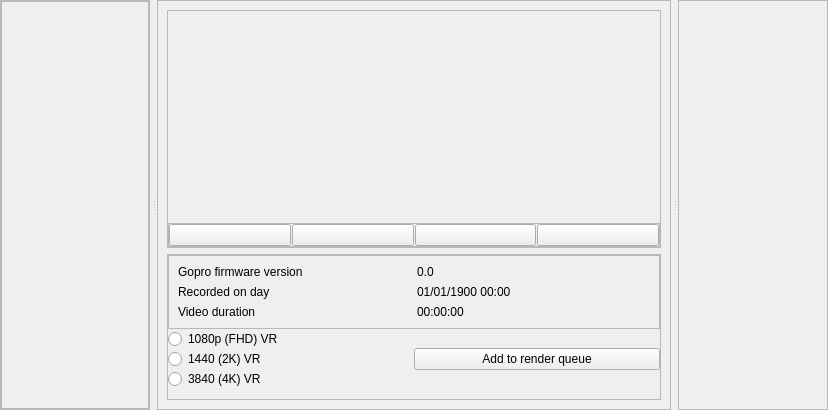
<?xml version="1.0" encoding="UTF-8"?>
<ui version="4.0">
 <class>EditorPane</class>
 <widget class="QWidget" name="EditorPane">
  <property name="geometry">
   <rect>
    <x>0</x>
    <y>0</y>
    <width>828</width>
    <height>410</height>
   </rect>
  </property>
  <property name="windowTitle">
   <string>Form</string>
  </property>
  <layout class="QVBoxLayout" name="verticalLayout_4">
   <property name="spacing">
    <number>0</number>
   </property>
   <property name="leftMargin">
    <number>0</number>
   </property>
   <property name="topMargin">
    <number>0</number>
   </property>
   <property name="rightMargin">
    <number>0</number>
   </property>
   <property name="bottomMargin">
    <number>0</number>
   </property>
   <item>
    <widget class="QSplitter" name="splitter">
     <property name="orientation">
      <enum>Qt::Horizontal</enum>
     </property>
     <property name="handleWidth">
      <number>7</number>
     </property>
     <property name="childrenCollapsible">
      <bool>false</bool>
     </property>
     <widget class="QFrame" name="videos_frame">
      <property name="minimumSize">
       <size>
        <width>150</width>
        <height>0</height>
       </size>
      </property>
      <property name="frameShape">
       <enum>QFrame::StyledPanel</enum>
      </property>
      <property name="frameShadow">
       <enum>QFrame::Raised</enum>
      </property>
      <layout class="QVBoxLayout" name="verticalLayout">
       <property name="spacing">
        <number>0</number>
       </property>
       <property name="leftMargin">
        <number>0</number>
       </property>
       <property name="topMargin">
        <number>0</number>
       </property>
       <property name="rightMargin">
        <number>0</number>
       </property>
       <property name="bottomMargin">
        <number>0</number>
       </property>
       <item>
        <widget class="QScrollArea" name="scrollArea">
         <property name="sizeAdjustPolicy">
          <enum>QAbstractScrollArea::AdjustToContentsOnFirstShow</enum>
         </property>
         <property name="widgetResizable">
          <bool>true</bool>
         </property>
         <widget class="QWidget" name="scrollAreaWidgetContents">
          <property name="geometry">
           <rect>
            <x>0</x>
            <y>0</y>
            <width>146</width>
            <height>406</height>
           </rect>
          </property>
          <layout class="QVBoxLayout" name="verticalLayout_6">
           <property name="spacing">
            <number>0</number>
           </property>
           <property name="leftMargin">
            <number>0</number>
           </property>
           <property name="topMargin">
            <number>0</number>
           </property>
           <property name="rightMargin">
            <number>0</number>
           </property>
           <property name="bottomMargin">
            <number>0</number>
           </property>
           <item>
            <layout class="QGridLayout" name="videos_layout">
             <property name="sizeConstraint">
              <enum>QLayout::SetMaximumSize</enum>
             </property>
             <property name="spacing">
              <number>0</number>
             </property>
            </layout>
           </item>
          </layout>
         </widget>
        </widget>
       </item>
      </layout>
     </widget>
     <widget class="QFrame" name="player_frame">
      <property name="minimumSize">
       <size>
        <width>150</width>
        <height>0</height>
       </size>
      </property>
      <property name="frameShape">
       <enum>QFrame::StyledPanel</enum>
      </property>
      <property name="frameShadow">
       <enum>QFrame::Raised</enum>
      </property>
      <layout class="QVBoxLayout" name="verticalLayout_2">
       <item>
        <widget class="QFrame" name="frame">
         <property name="frameShape">
          <enum>QFrame::StyledPanel</enum>
         </property>
         <property name="frameShadow">
          <enum>QFrame::Raised</enum>
         </property>
         <layout class="QVBoxLayout" name="verticalLayout_5" stretch="100,0">
          <property name="spacing">
           <number>0</number>
          </property>
          <property name="leftMargin">
           <number>0</number>
          </property>
          <property name="topMargin">
           <number>0</number>
          </property>
          <property name="rightMargin">
           <number>0</number>
          </property>
          <property name="bottomMargin">
           <number>0</number>
          </property>
          <item>
           <widget class="QFrame" name="media_player_frame">
            <layout class="QVBoxLayout" name="verticalLayout_9">
             <property name="spacing">
              <number>0</number>
             </property>
             <property name="leftMargin">
              <number>0</number>
             </property>
             <property name="topMargin">
              <number>0</number>
             </property>
             <property name="rightMargin">
              <number>0</number>
             </property>
             <property name="bottomMargin">
              <number>0</number>
             </property>
             <item>
              <layout class="QVBoxLayout" name="media_player_layout">
               <property name="spacing">
                <number>0</number>
               </property>
              </layout>
             </item>
            </layout>
           </widget>
          </item>
          <item>
           <widget class="QFrame" name="frame_3">
            <property name="frameShape">
             <enum>QFrame::StyledPanel</enum>
            </property>
            <property name="frameShadow">
             <enum>QFrame::Raised</enum>
            </property>
            <layout class="QHBoxLayout" name="horizontalLayout">
             <property name="spacing">
              <number>1</number>
             </property>
             <property name="leftMargin">
              <number>0</number>
             </property>
             <property name="topMargin">
              <number>0</number>
             </property>
             <property name="rightMargin">
              <number>0</number>
             </property>
             <property name="bottomMargin">
              <number>0</number>
             </property>
             <item>
              <widget class="QPushButton" name="left_button">
               <property name="text">
                <string/>
               </property>
               <property name="icon">
                <iconset resource="../Resources/Resources.qrc">
                 <normaloff>:/Images/MediaPlayer/Left.png</normaloff>:/Images/MediaPlayer/Left.png</iconset>
               </property>
               <property name="iconSize">
                <size>
                 <width>30</width>
                 <height>30</height>
                </size>
               </property>
              </widget>
             </item>
             <item>
              <widget class="QPushButton" name="play_button">
               <property name="styleSheet">
                <string notr="true"/>
               </property>
               <property name="text">
                <string/>
               </property>
               <property name="icon">
                <iconset resource="../Resources/Resources.qrc">
                 <normaloff>:/Images/MediaPlayer/Play.png</normaloff>:/Images/MediaPlayer/Play.png</iconset>
               </property>
               <property name="iconSize">
                <size>
                 <width>30</width>
                 <height>30</height>
                </size>
               </property>
               <property name="checkable">
                <bool>false</bool>
               </property>
               <property name="autoDefault">
                <bool>false</bool>
               </property>
               <property name="default">
                <bool>false</bool>
               </property>
               <property name="flat">
                <bool>false</bool>
               </property>
              </widget>
             </item>
             <item>
              <widget class="QPushButton" name="pause_button">
               <property name="text">
                <string/>
               </property>
               <property name="icon">
                <iconset resource="../Resources/Resources.qrc">
                 <normaloff>:/Images/MediaPlayer/Pause.png</normaloff>:/Images/MediaPlayer/Pause.png</iconset>
               </property>
               <property name="iconSize">
                <size>
                 <width>30</width>
                 <height>30</height>
                </size>
               </property>
              </widget>
             </item>
             <item>
              <widget class="QPushButton" name="right_button">
               <property name="text">
                <string/>
               </property>
               <property name="icon">
                <iconset resource="../Resources/Resources.qrc">
                 <normaloff>:/Images/MediaPlayer/Right.png</normaloff>:/Images/MediaPlayer/Right.png</iconset>
               </property>
               <property name="iconSize">
                <size>
                 <width>30</width>
                 <height>30</height>
                </size>
               </property>
              </widget>
             </item>
            </layout>
           </widget>
          </item>
         </layout>
        </widget>
       </item>
       <item>
        <widget class="QFrame" name="video_info_frame">
         <property name="frameShape">
          <enum>QFrame::StyledPanel</enum>
         </property>
         <property name="frameShadow">
          <enum>QFrame::Raised</enum>
         </property>
         <layout class="QVBoxLayout" name="verticalLayout_7">
          <property name="spacing">
           <number>0</number>
          </property>
          <property name="leftMargin">
           <number>0</number>
          </property>
          <property name="topMargin">
           <number>0</number>
          </property>
          <property name="rightMargin">
           <number>0</number>
          </property>
          <property name="bottomMargin">
           <number>0</number>
          </property>
          <item>
           <widget class="QFrame" name="video_info">
            <property name="frameShape">
             <enum>QFrame::StyledPanel</enum>
            </property>
            <property name="frameShadow">
             <enum>QFrame::Raised</enum>
            </property>
            <layout class="QGridLayout" name="gridLayout">
             <item row="2" column="0">
              <widget class="QLabel" name="label_3">
               <property name="text">
                <string>Video duration</string>
               </property>
              </widget>
             </item>
             <item row="1" column="1">
              <widget class="QLabel" name="recorded_label">
               <property name="text">
                <string>01/01/1900 00:00</string>
               </property>
              </widget>
             </item>
             <item row="1" column="0">
              <widget class="QLabel" name="label_2">
               <property name="text">
                <string>Recorded on day</string>
               </property>
              </widget>
             </item>
             <item row="0" column="0">
              <widget class="QLabel" name="label">
               <property name="text">
                <string>Gopro firmware version</string>
               </property>
              </widget>
             </item>
             <item row="2" column="1">
              <widget class="QLabel" name="video_duration_label">
               <property name="text">
                <string>00:00:00</string>
               </property>
              </widget>
             </item>
             <item row="0" column="1">
              <widget class="QLabel" name="firmware_version_label">
               <property name="text">
                <string>0.0</string>
               </property>
              </widget>
             </item>
            </layout>
           </widget>
          </item>
          <item>
           <layout class="QHBoxLayout" name="video_render_info_layout">
            <property name="spacing">
             <number>0</number>
            </property>
            <property name="bottomMargin">
             <number>10</number>
            </property>
            <item>
             <layout class="QVBoxLayout" name="verticalLayout_8">
              <item>
               <widget class="QRadioButton" name="radioButton">
                <property name="text">
                 <string>1080p (FHD) VR</string>
                </property>
               </widget>
              </item>
              <item>
               <widget class="QRadioButton" name="radioButton_2">
                <property name="text">
                 <string>1440 (2K) VR</string>
                </property>
               </widget>
              </item>
              <item>
               <widget class="QRadioButton" name="radioButton_3">
                <property name="text">
                 <string>3840 (4K) VR</string>
                </property>
               </widget>
              </item>
             </layout>
            </item>
            <item>
             <widget class="QPushButton" name="pushButton">
              <property name="text">
               <string>Add to render queue</string>
              </property>
             </widget>
            </item>
           </layout>
          </item>
         </layout>
        </widget>
       </item>
      </layout>
     </widget>
     <widget class="QFrame" name="render_queue_frame">
      <property name="minimumSize">
       <size>
        <width>150</width>
        <height>0</height>
       </size>
      </property>
      <property name="frameShape">
       <enum>QFrame::StyledPanel</enum>
      </property>
      <property name="frameShadow">
       <enum>QFrame::Raised</enum>
      </property>
      <layout class="QVBoxLayout" name="verticalLayout_3"/>
     </widget>
    </widget>
   </item>
  </layout>
 </widget>
 <resources>
  <include location="../Resources/Resources.qrc"/>
 </resources>
 <connections/>
</ui>
